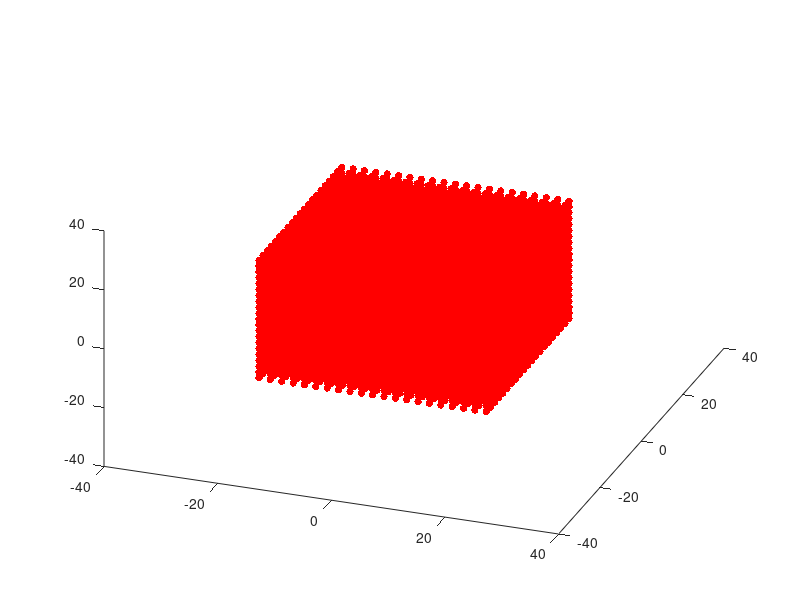

This figure's MATLAB source: (Note: this script raises an error after producing the figure.)
clear all; close all;clc

% Loren'z parameter for chaos

sigma = 10;
beta = 8/3;
rho = 28;

% Intial condition  -  a large cube of points
xvec = -20:2:20;
yvec = -20:2:20;
zvec = -20:2:20;

[x0,y0,z0] = meshgrid(xvec,yvec,zvec); 

yIC(1,:,:,:) = x0;
yIC(2,:,:,:) = y0;
yIC(3,:,:,:) = z0;

plot3(yIC(1,:),yIC(2,:),yIC(3,:),'r.','Linewidth',1,'Markersize',16)

axis([ -40 40 -40 40 -40 40])
view(20,40);
drawnow

%% Compute all trajectories

dt = 0.01;          % time step
duration = 4;       
tspan = [0,duration];
L = duration/dt;

yin = yIC;
%%
for step = 1:L
    time = step*dt;
    yout = rk4singlestep(@(t,y) lorenzVector(t,y,sigma,beta,rho),dt,time,yin);
    yin = yout;
    plot3(yout(1,:),yout(2,:),yout(3,:),'r.')
    view(20+360*step/L,40);
    axis([ -40 40 -40 40 -40 40])
    drawnow
    
end